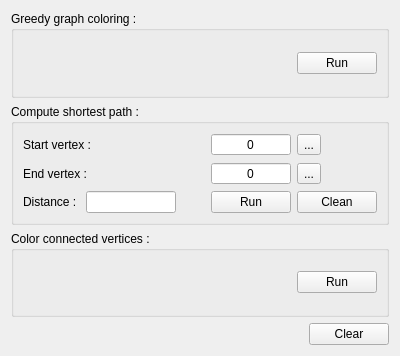
<?xml version="1.0" encoding="UTF-8"?>
<ui version="4.0">
 <class>GraphToolsWidget</class>
 <widget class="QWidget" name="GraphToolsWidget">
  <property name="geometry">
   <rect>
    <x>0</x>
    <y>0</y>
    <width>400</width>
    <height>356</height>
   </rect>
  </property>
  <property name="windowTitle">
   <string>Form</string>
  </property>
  <layout class="QGridLayout" name="gridLayout">
   <item row="0" column="0" colspan="2">
    <widget class="QGroupBox" name="groupBox">
     <property name="title">
      <string>Greedy graph coloring :</string>
     </property>
     <layout class="QGridLayout" name="gridLayout_2">
      <item row="0" column="0">
       <spacer name="horizontalSpacer">
        <property name="orientation">
         <enum>Qt::Horizontal</enum>
        </property>
        <property name="sizeHint" stdset="0">
         <size>
          <width>40</width>
          <height>20</height>
         </size>
        </property>
       </spacer>
      </item>
      <item row="0" column="1">
       <widget class="QPushButton" name="_runGGC">
        <property name="text">
         <string>Run</string>
        </property>
       </widget>
      </item>
     </layout>
    </widget>
   </item>
   <item row="1" column="0" colspan="2">
    <widget class="QGroupBox" name="groupBox_2">
     <property name="title">
      <string>Compute shortest path :</string>
     </property>
     <layout class="QGridLayout" name="gridLayout_3">
      <item row="2" column="3">
       <widget class="QPushButton" name="_runMVD">
        <property name="text">
         <string>Run</string>
        </property>
       </widget>
      </item>
      <item row="2" column="4">
       <widget class="QPushButton" name="_cleanMVD">
        <property name="text">
         <string>Clean</string>
        </property>
       </widget>
      </item>
      <item row="2" column="1">
       <widget class="QLineEdit" name="_distance">
        <property name="readOnly">
         <bool>true</bool>
        </property>
       </widget>
      </item>
      <item row="2" column="2">
       <spacer name="horizontalSpacer_3">
        <property name="orientation">
         <enum>Qt::Horizontal</enum>
        </property>
        <property name="sizeHint" stdset="0">
         <size>
          <width>40</width>
          <height>20</height>
         </size>
        </property>
       </spacer>
      </item>
      <item row="0" column="4">
       <widget class="QToolButton" name="_chooseSVId">
        <property name="text">
         <string>...</string>
        </property>
       </widget>
      </item>
      <item row="1" column="3">
       <widget class="QSpinBox" name="_endVertexId">
        <property name="alignment">
         <set>Qt::AlignCenter</set>
        </property>
        <property name="buttonSymbols">
         <enum>QAbstractSpinBox::NoButtons</enum>
        </property>
       </widget>
      </item>
      <item row="1" column="0" colspan="3">
       <widget class="QLabel" name="label_2">
        <property name="text">
         <string>End vertex :</string>
        </property>
       </widget>
      </item>
      <item row="0" column="3">
       <widget class="QSpinBox" name="_startVertexId">
        <property name="frame">
         <bool>true</bool>
        </property>
        <property name="alignment">
         <set>Qt::AlignCenter</set>
        </property>
        <property name="readOnly">
         <bool>false</bool>
        </property>
        <property name="buttonSymbols">
         <enum>QAbstractSpinBox::NoButtons</enum>
        </property>
       </widget>
      </item>
      <item row="0" column="0" colspan="3">
       <widget class="QLabel" name="label">
        <property name="text">
         <string>Start vertex :</string>
        </property>
       </widget>
      </item>
      <item row="2" column="0">
       <widget class="QLabel" name="label_3">
        <property name="text">
         <string>Distance : </string>
        </property>
       </widget>
      </item>
      <item row="1" column="4">
       <widget class="QToolButton" name="_chooseEVId">
        <property name="text">
         <string>...</string>
        </property>
       </widget>
      </item>
     </layout>
    </widget>
   </item>
   <item row="2" column="0" colspan="2">
    <widget class="QGroupBox" name="groupBox_3">
     <property name="title">
      <string>Color connected vertices :</string>
     </property>
     <layout class="QGridLayout" name="gridLayout_4">
      <item row="0" column="1">
       <widget class="QPushButton" name="_runCCV">
        <property name="text">
         <string>Run</string>
        </property>
       </widget>
      </item>
      <item row="0" column="0">
       <spacer name="horizontalSpacer_4">
        <property name="orientation">
         <enum>Qt::Horizontal</enum>
        </property>
        <property name="sizeHint" stdset="0">
         <size>
          <width>40</width>
          <height>20</height>
         </size>
        </property>
       </spacer>
      </item>
     </layout>
    </widget>
   </item>
   <item row="3" column="1">
    <widget class="QPushButton" name="_clear">
     <property name="text">
      <string>Clear</string>
     </property>
    </widget>
   </item>
   <item row="3" column="0">
    <spacer name="horizontalSpacer_2">
     <property name="orientation">
      <enum>Qt::Horizontal</enum>
     </property>
     <property name="sizeHint" stdset="0">
      <size>
       <width>298</width>
       <height>20</height>
      </size>
     </property>
    </spacer>
   </item>
  </layout>
 </widget>
 <resources/>
 <connections/>
</ui>
